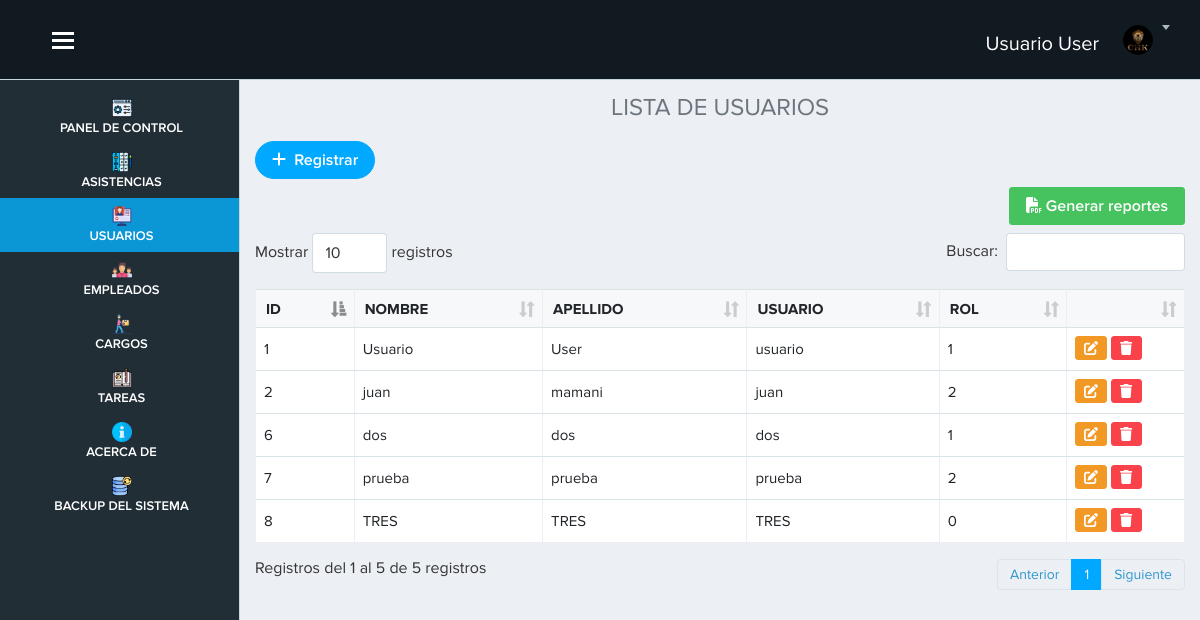
Page /vista/usuario.php (signed in) on the committed database.
### tables this page shows
CREATE TABLE `usuario` (
  `id_usuario` int(11) NOT NULL,
  `nombre` varchar(100) DEFAULT NULL,
  `apellido` varchar(100) DEFAULT NULL,
  `usuario` varchar(100) NOT NULL,
  `password` varchar(255) NOT NULL,
  `rol` int(12) NOT NULL
);

### vista/usuario.php (the view, shortened to what this page needs)
<?php require('./layout/topbar.php'); ?>
<?php require('./layout/sidebar.php'); ?>
<div class="page-content">
   <h4 class="text-center text-secondary">LISTA DE USUARIOS</h4>
   <?php
   include "../modelo/conexion.php";
   $sql = $conexion->query(" SELECT * from usuario ");
   ?>
   <a href="registro_usuario.php" class="btn btn-primary btn-rounded mb-2"><i class="fa-solid fa-plus"></i> &nbsp;Registrar</a>
   <div class="text-right mb-2">
      <a href="fpdf/ReporteUsuario.php" target="_blank" class="btn btn-success"><i class="fas fa-file-pdf"></i> Generar reportes</a>
   </div>
   <table class="table table-bordered table-hover w-100" id="example">
      <thead>
         <tr>
            <th scope="col">ID</th>
            <th scope="col">NOMBRE</th>
            <th scope="col">APELLIDO</th>
            <th scope="col">USUARIO</th>
            <th scope="col">ROL</th>
            <th></th>
         </tr>
      </thead>
      <tbody>
         <?php
         while ($datos = $sql->fetch_object()) { ?>
            <tr>
               <td><?= $datos->id_usuario ?></td>
               <td><?= $datos->nombre ?></td>
               <td><?= $datos->apellido ?></td>
               <td><?= $datos->usuario ?></td>
               <td><?= $datos->rol ?></td>
               <td>
                  <a href="" data-toggle="modal" data-target="#exampleModal<?= $datos->id_usuario ?>" class="btn btn-warning btn-sm"><i class="fa-solid fa-pen-to-square"></i></a>
                  <a href="usuario.php?id=<?= $datos->id_usuario ?>" onclick="advertencia(event)" class="btn btn-danger btn-sm"><i class="fa-solid fa-trash"></i></a>
               </td>
            </tr>
         <?php }
         ?>
      </tbody>
   </table>
</div>
</div>
<?php require('./layout/footer.php'); ?>

### vista/layout/topbar.php (style rules this page uses)
.page-content { margin-top: 70px; }

### rows in the picture
usuario: id_usuario "1", nombre "Usuario", apellido "User", usuario "usuario", rol "1"
usuario: id_usuario "2", nombre "juan", apellido "mamani", usuario "juan", rol "2"
usuario: id_usuario "6", nombre "dos", apellido "dos", usuario "dos", rol "1"
usuario: id_usuario "7", nombre "prueba", apellido "prueba", usuario "prueba", rol "2"
usuario: id_usuario "8", nombre "TRES", apellido "TRES", usuario "TRES", rol "0"

### other values in the picture
$_SESSION["nombre"] "Usuario"
$_SESSION["apellido"] "User"
